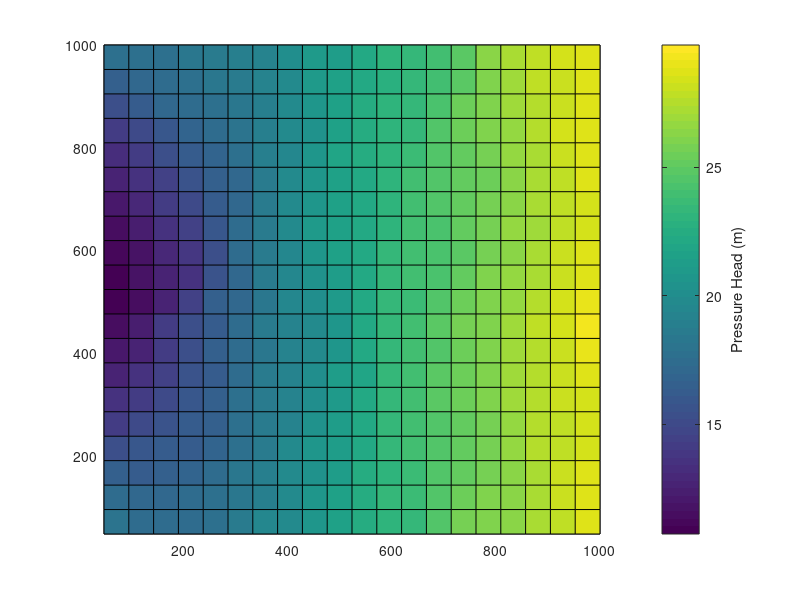
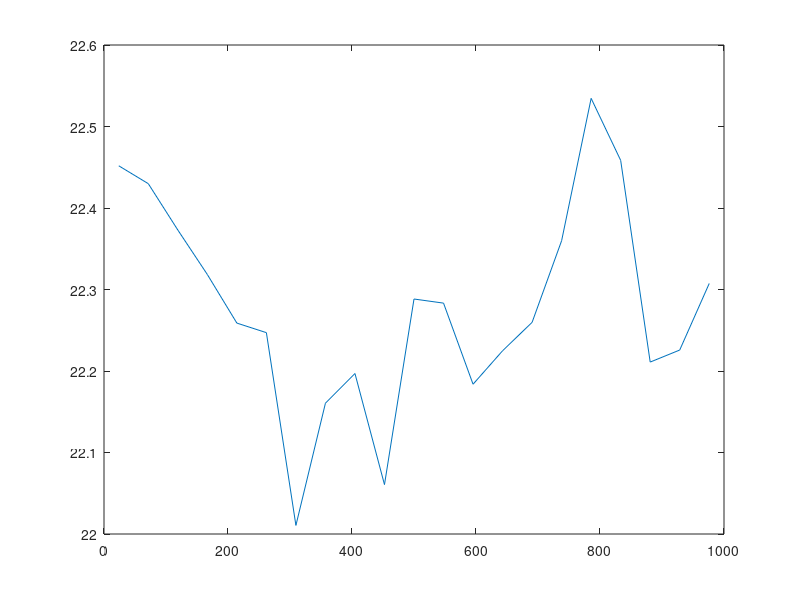

Here is the MATLAB script that generated these plots, in order:
% This code used to solve the pump problem presented in the UQ notes. The
% permeability is set to be the expectation based on the lognormal
% statistics provided throughout.
%
% Rows go in the x-direction, columns in the y-direction.
% The model's indices are numbered from left to right, top to bottom such
% that, for node i in x and j in y, the center node is C*(j-1)+i. The
% indices which are used are labeled below
%
%       IC = C*(j-1)+i;     IC is the index for the center node
%       PY = IC + C;        PY is the index for +1 in the Y direction
%       PX = IC + 1;        PX is the index for +1 in the X direction
%       MY = IC - C;        MY is the index for -1 in the Y direction
%       MX = IC - 1;        MX is the index for -1 in the X direction
%
% This indexing scheme can be visualized as below
%                   
%                 (i-C)
%                   |
%                   |
%       (i-1) <---- i ----> (i+1)
%                   |
%                   |
%                 (i+C)
%
% 

% Darcy flow, steady-state, variable K, 2D
function DF_SS_VK_2D_PUMP_RAND
% System parameters
K_EXP = 0.664;                  % m/d
LENGTH = 1000;                  % m
HEIGHT = 1000;                  % m
WIDTH  = 50;                    % m  
Href = 10;                      % m
Hriv = 30;                      % m



% Model Parameters
R = 21;             % Nodes per Row
C = 21;             % Nodes per Column
N = R*C;            % Total number of nodes
dx = LENGTH/C;      % m
dy = HEIGHT/R;      % m  

% Compute these in advance for simplicity
dx2 = dx*dx;
dy2 = dy*dy;

% Compute the X- and Y-coordinates for each node
X = zeros(N,1);
Y = zeros(N,1);
hdx = dx/2;
hdy = dy/2;
for i=1:C
    for j=1:R
        IC = C*(j-1)+i;
        X(IC) = hdx + (i-1)*dx;
        Y(IC) = hdy + (j-1)*dy;
    end
end

% Pump Parameters
Q = 6000;                       % m3/d
T = K_EXP * WIDTH;              % m2/d
radE = 500;                     % m

% Pump/reference coordinates
i = 1; j = ceil(R/2); IC = C*(j-1)+i;
X_REF  = X(IC)-dx;   Y_REF  = Y(IC);
X_PUMP = X_REF-radE; Y_PUMP = Y_REF;

% Construct permeability field
K = zeros(N,1);
mu = -7.57; sigma = sqrt(0.8);
for i=1:C
    for j=1:R
        IC = C*(j-1)+i;
        K(IC) = lognrnd(mu,sigma);
    end
end


%%%%%%%%%%% Start the calculations to determine the head field %%%%%%%%%%%
%%%%%%%%%%%%%%%%%%%%%%%%%%%%%%%%%%%%%%%%%%%%%%%%%%%%%%%%%%%%%%%%%%%%%%%%%%


% Allocate for M and b
M = zeros(N,N);     % Model matrix of discretized equations
b = zeros(N,1);     % RHS of model

% Populate b
for j=1:R
    LI = C*(j-1)+1;
    RI = C*(j-1)+C;
    
    X_LI = X(LI)-dx; Y_LI = Y(LI);
    rad = ((X_PUMP-X_LI)^2 + (Y_PUMP-Y_LI)^2 )^(1/2);
    
    H_LI = (Q*log(rad/radE))/(2*pi*T) + Href;
    H_RI = Hriv;
    
    b(LI) = -(K(LI)/(dx2) )*H_LI;            % Left
    b(RI) = -(K(RI)/(dx2) )*H_RI;            % Right
end

% Populate M
for i=1:C
    for j=1:R
        % Prepare indices
        IC = C*(j-1)+i;
        PY = IC + C; PX = IC + 1;
        MY = IC - C; MX = IC - 1;
        
        % Calculate Effective Viscosities
        if (i>1), K_MX = K_Eff(K(IC),K(MX)); end     % Excludes Left 
        if (i<C), K_PX = K_Eff(K(IC),K(PX)); end     % Excludes Right 
        if (j>1), K_MY = K_Eff(K(IC),K(MY)); end     % Excludes Top 
        if (j<R), K_PY = K_Eff(K(IC),K(PY)); end     % Excludes Bottom

        % Populate M
        if (i>1), M(IC,MX) = K_MX/dx2; M(IC,IC) = M(IC,IC)-K_MX/dx2; end % Excludes Left 
        if (i<C), M(IC,PX) = K_PX/dx2; M(IC,IC) = M(IC,IC)-K_PX/dx2; end % Excludes Right 
        if (j>1), M(IC,MY) = K_MY/dy2; M(IC,IC) = M(IC,IC)-K_MY/dy2; end % Excludes Top
        if (j<R), M(IC,PY) = K_PY/dy2; M(IC,IC) = M(IC,IC)-K_PY/dy2; end % Excludes Bottom

        % Add Dirichlet left and right
        if (i==1), M(IC,IC) = M(IC,IC)-K(IC)/dx2; end % Front
        if (i==C), M(IC,IC) = M(IC,IC)-K(IC)/dx2; end % Back
    end
end

opts.SYM = true;
H = linsolve(M,b,opts);

% Visualize the data 
figure 
Visualize(H,R,C,dx,dy);

figure
VisualizeLatCent(H,R,C,Y);

%%%%%%%%%%%% End the calculation of the head field %%%%%%%%%%%%%%%%%%%%%%%
%%%%%%%%%%%%%%%%%%%%%%%%%%%%%%%%%%%%%%%%%%%%%%%%%%%%%%%%%%%%%%%%%%%%%%%%%%



end

function K_Eff = K_Eff(K_1,K_2)
    K_Eff = 2/(1/K_1 + 1/K_2);
end


% Visualize Head Values
function Visualize(H,R,C,dx,dy)
% Create axes
X = zeros(C,1);
    for i=1:C , X(i) = i*dx; end
Y = zeros(R,1);
    for j=1:R , Y(j) = j*dy; end

% Create viewable H matrix
H_View = zeros(R,C);
for i=1:C
    for j=1:R
        IC = C*(j-1)+i;
        H_View(j,i) = H(IC);
    end
end

figure
pcolor(X,Y,H_View);
ylabel(colorbar,'Pressure Head (m)');

end

function H_Lat = VisualizeLatCent(H,R,C,Y)
H_Lat = zeros(R,1);
Y_Lat = zeros(R,1);

i = ceil(C/2); 
for j=1:R
    IC = C*(j-1)+i;
    H_Lat(j) = H(IC);
    Y_Lat(j) = Y(IC);
end

plot(Y_Lat,H_Lat);

end

